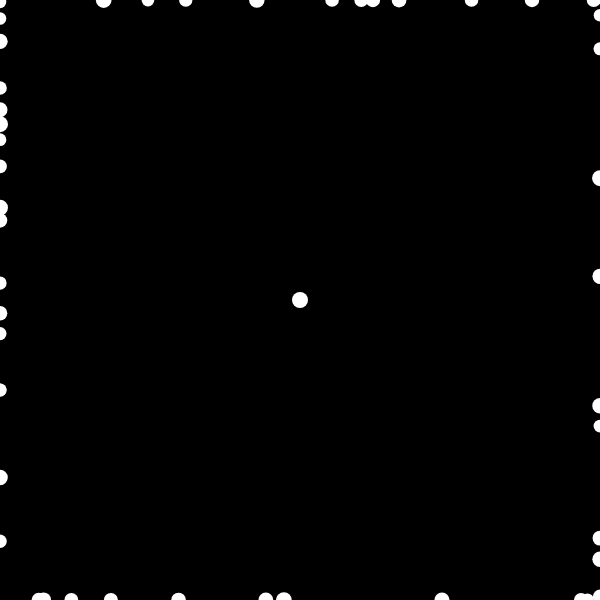
Frame 1 (no input)
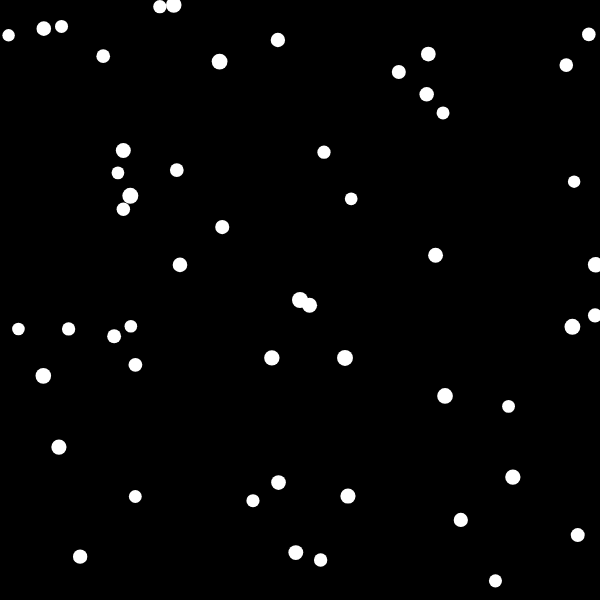
Frame 60 (no input)
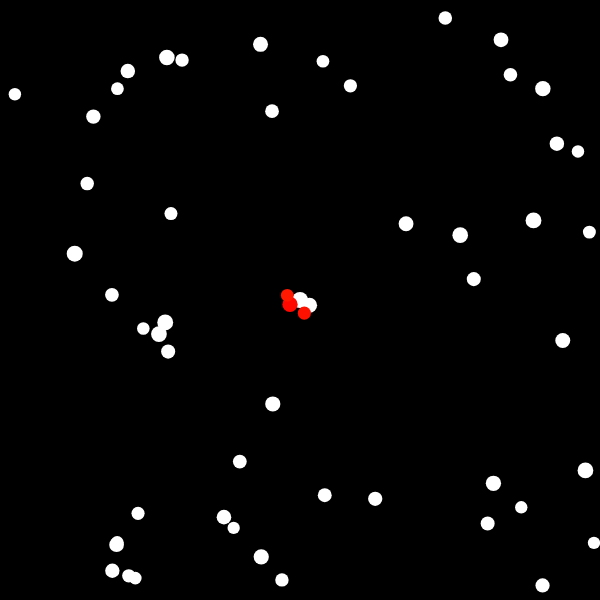
Frame 120 (the mouse pressed at the canvas centre since frame 60)

The p5.js sketch that drew these frames (run headless with seeded random() and noise() and a simulated clock; from frame 60 on, the mouse is pressed at the canvas centre):

// p5.js sketch
// ── sketch.js

// https://en.wikipedia.org/wiki/Diffusion-limited_aggregation

/* 
Diffusion-limited aggregation (DLA)

DLA is the process whereby particles undergoing a random walk
due to Brownian motion cluster together to from aggregates of 
such particles.
The clusters formed in DLA processes are referred to as Brownian trees.
These clusters are an example of a fractal.

Brownian tree is a form of computer art that was briefly popular
in the 1990s, when home computers started to have sufficient power
to simulate Brownian motion.
Brownian trees are mathematical models of dendritic structures
associated with the physical process known as DLA.

A Brownian tree is built with these steps:
1. a "seed" is placed somewhere on the screen.
2. a particle is placed in a random position of the screen,
and moved randomly until it bumps against the seed.
3. The particle is left there, and another particle is placed
in a random position and moved until it bumps against 
the seed or any previous particle, and so on.

The resulting tree ca have many different shapes, depending on 
principally three factors:
- the seed position
- the initial particle position
- the moving algorithm 
*/

const tree = [];
const walkers = [];
const maxWalker = 50;
const iterations = 1000;
let radius = 8;
let hu = 0;
const shrink = 0.995;

function setup() {
    createCanvas(600, 600);
    colorMode(HSB);
    tree.push(new Walker(width / 2, height / 2));
    for (let i = 0; i < maxWalker; i++) {
        walkers.push(new Walker());
        radius *= shrink;
    }
}

function draw() {
    background(0);
    
    for (const t of tree) {
        t.show();
    }
    for (const w of walkers) {
        w.show();
    }
    
    for (let n = 0; n < iterations; n++) {
        for (let i = walkers.length - 1; i >= 0; i--) {
            walkers[i].walk();
            if (walkers[i].checkStuck(tree)) {
                walkers[i].setHue(hu % 360);
                hu += 2;
                tree.push(walkers[i]);
                walkers.splice(i, 1);
            }
        }
    }
    

    while (walkers.length < maxWalker && radius > 1) {
        walkers.push(new Walker());
        radius *= shrink;
    }
}

// ── walker.js

function randomPoint() {
    const i = floor(random(4));
    if (i === 0) {
        return createVector(random(width), 0);
    } else if (i === 1) {
        return createVector(random(width), height);
    } else if (i === 2) {
        return createVector(0, random(height));
    } else {
        return createVector(width, random(height));
    }
}

function distSq(a, b) {
    var dx = b.x - a.x;
    var dy = b.y - a.y;
    return dx * dx + dy * dy;
}

class Walker {
    
    constructor(x, y) {
        if (arguments.length == 2) {
            this.pos = createVector(x, y);
            this.stuck = true;
        } else {
            this.pos = randomPoint();
            this.stuck = false;
        }
        this.r = radius;
    }
    
    walk() {
        this.pos.add(p5.Vector.random2D());
        this.pos.x = constrain(this.pos.x, 0, width);
        this.pos.y = constrain(this.pos.y, 0, height);
    }
    
    checkStuck(others) {
        for (const other of others) {
            const d = distSq(this.pos, other.pos);
            if (d < (this.r*this.r + other.r*other.r)) {
                this.stuck = true;
                return true;
            }
        }
        return false;
    }
    
    setHue(hu) {
        this.hu = hu;
    }
    
    show() {
        noStroke();
        if (this.stuck && this.hu) {
            fill(this.hu, 255, 100, 200);
        } else {
            fill(360, 0, 255);
        }
        ellipse(this.pos.x, this.pos.y, this.r * 2, this.r * 2);
    }
    
}
